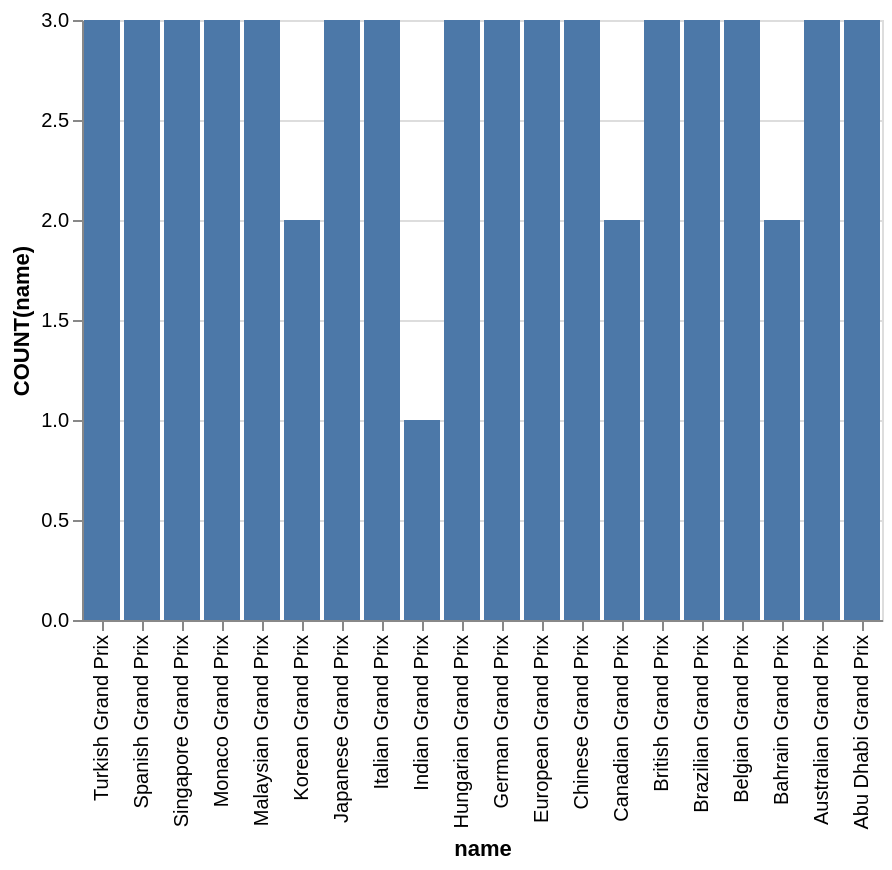

Here is the Vega-Lite specification saved for this chart:
### Vega-Lite specification from a JSON file in a GitHub repository (floating-point values rounded to 4 significant figures)
{"data": {"values": [{"x_data": "Turkish Grand Prix", "y_data": 3}, {"x_data": "Spanish Grand Prix", "y_data": 3}, {"x_data": "Singapore Grand Prix", "y_data": 3}, {"x_data": "Monaco Grand Prix", "y_data": 3}, {"x_data": "Malaysian Grand Prix", "y_data": 3}, {"x_data": "Korean Grand Prix", "y_data": 2}, {"x_data": "Japanese Grand Prix", "y_data": 3}, {"x_data": "Italian Grand Prix", "y_data": 3}, {"x_data": "Indian Grand Prix", "y_data": 1}, {"x_data": "Hungarian Grand Prix", "y_data": 3}, {"x_data": "German Grand Prix", "y_data": 3}, {"x_data": "European Grand Prix", "y_data": 3}, {"x_data": "Chinese Grand Prix", "y_data": 3}, {"x_data": "Canadian Grand Prix", "y_data": 2}, {"x_data": "British Grand Prix", "y_data": 3}, {"x_data": "Brazilian Grand Prix", "y_data": 3}, {"x_data": "Belgian Grand Prix", "y_data": 3}, {"x_data": "Bahrain Grand Prix", "y_data": 2}, {"x_data": "Australian Grand Prix", "y_data": 3}, {"x_data": "Abu Dhabi Grand Prix", "y_data": 3}]}, "mark": "bar", "encoding": {"x": {"field": "x_data", "type": "nominal", "title": "name", "sort": "descending"}, "y": {"field": "y_data", "type": "quantitative", "title": "COUNT(name)"}}}
